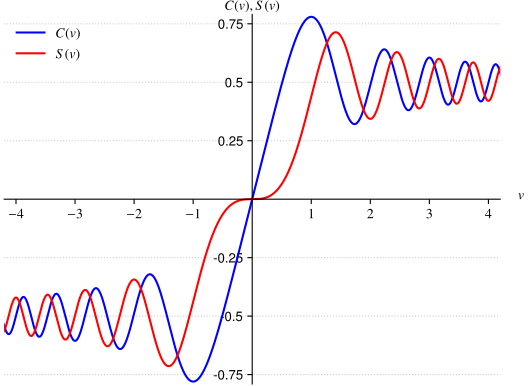

Here is the Python script that generated this plot:
import numpy as np
import scipy.special as sc
import matplotlib
import matplotlib.pyplot as plt

# Configure matplotlib to use PGF backend for LaTeX integration
# https://blog.timodenk.com/exporting-matplotlib-plots-to-latex/
matplotlib.use("pgf")
matplotlib.rcParams.update({
    "pgf.texsystem": "pdflatex",
    #"font.family": "serif",
    "font.size": 10,
    "text.usetex": True,
    "pgf.rcfonts": False,
})

v = np.arange(-4.5, 4.5, 0.01)
S, C = sc.fresnel(v)
xaxis = [-4, -3, -2, -1, 1, 2, 3, 4]
yaxis = [-0.75, -0.5, -0.25, 0.25, 0.5, 0.75]

fig, ax = plt.subplots()

plt.plot(v, C, color='blue', label='$C(v)$')
plt.plot(v, S, color='red', label='$S(v)$')
plt.xticks(xaxis)
plt.yticks(yaxis, yaxis)
plt.xlim(-4.2, 4.2)
plt.ylim(-0.79, 0.79)
plt.grid(True, which='major', axis='y',color='0.8', linestyle='dotted')

# Achsen ins Zentrum
ax = plt.gca()
ax.spines['right'].set_color('none')
ax.spines['top'].set_color('none')
ax.xaxis.set_ticks_position('bottom')
ax.spines['bottom'].set_position(('data',0))
ax.yaxis.set_ticks_position('left')
ax.spines['left'].set_position(('data',0))
ax.text(4.5,0,'$v$')
ax.text(0, 0.81, '$C(v), S(v)$', horizontalalignment='center')

# Legende
plt.legend(loc='upper left', frameon=False)

# plt.show()
plt.savefig('./tikz/fresnel-c-s.pgf')
